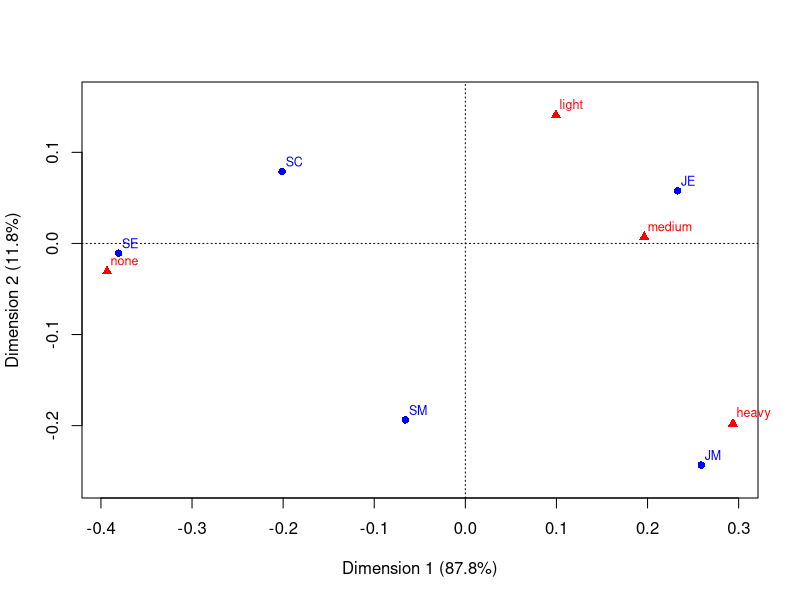
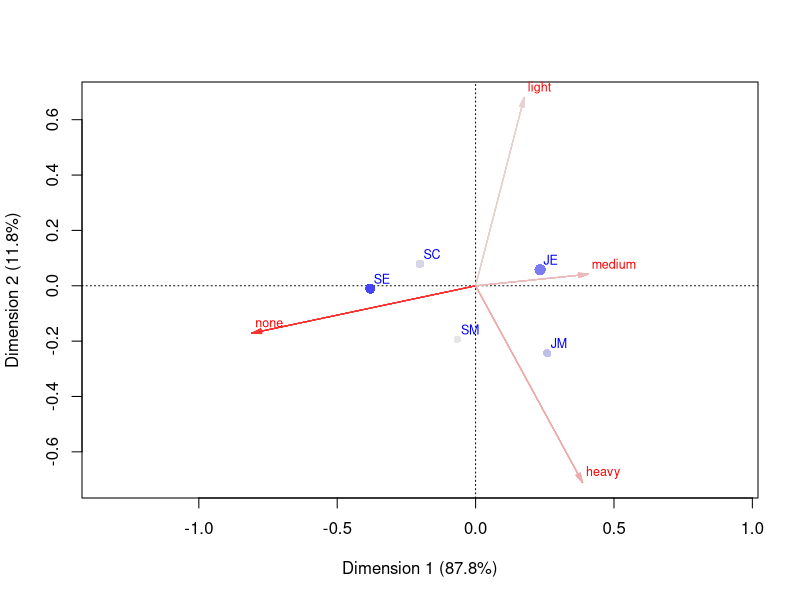

R code for these plots, in order:
install.packages('ca');
library(ca)

# smoke dataset contains frequencies of 
# smoking habits (none, light, medium and heavy) 
# for staff groups (senior managers, junior managers, senior employees, junior employees and secretaries)
	data("smoke");
	mytable = smoke;

	fit <- ca(mytable);

	# basic results 
	print(fit) 

	# extended results 
	summary(fit);

	# symmetric map
	plot(fit); 

	# asymmetric map
	plot(fit, mass = TRUE, contrib = "absolute", map = "rowgreen", arrows = c(FALSE, TRUE));
